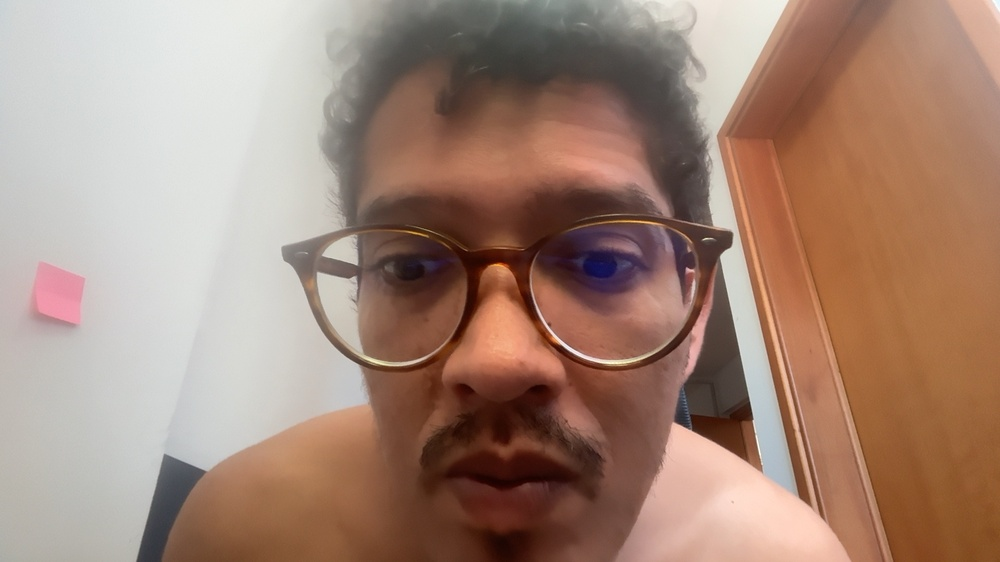
#> input picture foto.jpg, 1000 x 562 px, shrunk from 1920 x 1080 before the run
$ python -i iris_analysis.py   (imports and definitions only)
#> lines starting #> are read from the running program, lines starting #| are printed output that depends on the picture; after the words box and inside, x2 and y2 are one past the last pixel; in counts of white or black regions, pixels touching at a corner belong together
"""Analise de imagem da iris com tecnicas de visao computacional.

AVISO IMPORTANTE
----------------
A IRIDOLOGIA NAO E RECONHECIDA PELA CIENCIA como metodo diagnostico.
Revisoes sistematicas (p.ex. Ernst, 2000) concluiram que ela nao identifica
doencas de forma confiavel. Este modulo e EDUCACIONAL/EXPERIMENTAL: ele extrai
caracteristicas objetivas da imagem (cor, textura, padroes) e as descreve.
NADA AQUI E DIAGNOSTICO MEDICO. Consulte sempre um profissional de saude.
"""
from __future__ import annotations

from dataclasses import dataclass, field

import cv2
import numpy as np


@dataclass
class ResultadoIris:
    olho_detectado: bool
    centro: tuple[int, int] | None = None
    raio_iris: int | None = None
    raio_pupila: int | None = None
    cor_predominante: str = ""
    cor_bgr_media: tuple[int, int, int] | None = None
    textura_densidade: float = 0.0  # 0-1, fibras/linhas detectadas
    homogeneidade: float = 0.0       # 0-1, uniformidade da textura
    observacoes: list[str] = field(default_factory=list)


def _detectar_iris(gray: np.ndarray) -> tuple[int, int, int] | None:
    """Detecta a iris como um circulo via Hough. Retorna (x, y, r)."""
    blur = cv2.medianBlur(gray, 5)
    h, w = gray.shape
    minr = int(min(h, w) * 0.10)
    maxr = int(min(h, w) * 0.48)
    # Tenta com sensibilidade crescente (param2 menor = mais permissivo)
    for param2 in (45, 35, 25, 18):
        circ = cv2.HoughCircles(
            blur,
            cv2.HOUGH_GRADIENT,
            dp=1.2,
            minDist=h,
            param1=100,
            param2=param2,
            minRadius=minr,
            maxRadius=maxr,
        )
        if circ is not None:
            circ = np.uint16(np.around(circ))
            x, y, r = circ[0][0]
            return int(x), int(y), int(r)
    return None


def _nome_cor(bgr: tuple[float, float, float]) -> str:
    b, g, r = bgr
    hsv = cv2.cvtColor(np.uint8([[[b, g, r]]]), cv2.COLOR_BGR2HSV)[0][0]
    h, s, v = int(hsv[0]), int(hsv[1]), int(hsv[2])
    if v < 60:
        return "castanho muito escuro / preto"
    if s < 40:
        return "cinza / azul-acinzentado claro"
    if h < 15 or h >= 160:
        return "castanho avermelhado"
    if 15 <= h < 35:
        return "castanho / mel"
    if 35 <= h < 85:
        return "esverdeado / avela"
    if 85 <= h < 130:
        return "azul"
    return "indefinido"


def _mascara_anel(shape, centro, r_iris, r_pupila):
    mask = np.zeros(shape[:2], dtype=np.uint8)
    cv2.circle(mask, centro, r_iris, 255, -1)
    cv2.circle(mask, centro, r_pupila, 0, -1)
    return mask


def analisar_iris(imagem_bgr: np.ndarray) -> ResultadoIris:
    """Recebe um frame BGR (OpenCV) e retorna caracteristicas da iris."""
    gray = cv2.cvtColor(imagem_bgr, cv2.COLOR_BGR2GRAY)
    det = _detectar_iris(gray)

    if det is None:
        return ResultadoIris(
            olho_detectado=False,
            observacoes=[
                "Iris nao detectada. Aproxime o olho da camera, melhore a "
                "iluminacao e mantenha o olho centralizado e bem aberto."
            ],
        )

    x, y, r = det
    centro = (x, y)
    r_pupila = max(int(r * 0.30), 3)  # estimativa da pupila

    # Cor predominante no anel da iris (excluindo pupila)
    mask = _mascara_anel(imagem_bgr.shape, centro, r, r_pupila)
    media = cv2.mean(imagem_bgr, mask=mask)[:3]  # BGR
    cor_bgr = tuple(int(c) for c in media)
    cor = _nome_cor(media)

    # Textura: densidade de bordas (fibras) dentro da iris
    bordas = cv2.Canny(gray, 50, 150)
    bordas_iris = cv2.bitwise_and(bordas, bordas, mask=mask)
    n_pix = int(np.count_nonzero(mask))
    densidade = float(np.count_nonzero(bordas_iris)) / n_pix if n_pix else 0.0

    # Homogeneidade: 1 - desvio padrao normalizado da intensidade
    vals = gray[mask > 0].astype(np.float32)
    homog = float(1.0 - min(vals.std() / 128.0, 1.0)) if vals.size else 0.0

    obs: list[str] = []
    obs.append(f"Cor predominante observada: {cor}.")
    if densidade > 0.12:
        obs.append(
            "Trama de fibras densa/marcada (muitas linhas). "
            "Na iridologia tradicional associa-se a constituicao 'tensa' "
            "(SEM valor diagnostico)."
        )
    else:
        obs.append(
            "Trama de fibras mais lisa/uniforme. "
            "Na iridologia associa-se a constituicao 'relaxada' "
            "(SEM valor diagnostico)."
        )
    if homog < 0.5:
        obs.append(
            "Textura heterogenea: presenca de manchas/variacoes de tom "
            "(pode ser apenas reflexo, sombra ou foco)."
        )
    obs.append(
        "LEMBRETE: iridologia nao e validada cientificamente. "
        "Isto NAO e diagnostico medico."
    )

    return ResultadoIris(
        olho_detectado=True,
        centro=centro,
        raio_iris=r,
        raio_pupila=r_pupila,
        cor_predominante=cor,
        cor_bgr_media=cor_bgr,
        textura_densidade=round(densidade, 4),
        homogeneidade=round(homog, 4),
        observacoes=obs,
    )


# [8 lines left out: function desenhar_anotacoes, not called in this run]

>>> import cv2
>>> picture = cv2.imread('foto.jpg')
#> picture is the input picture: shape (562, 1000, 3); mean B, G, R 119.6, 134.7, 163.8
>>> result = analisar_iris(picture)
#> in analisar_iris, `gray = cv2.cvtColor(imagem_bgr, cv2.COLOR_BGR2GRAY)`:
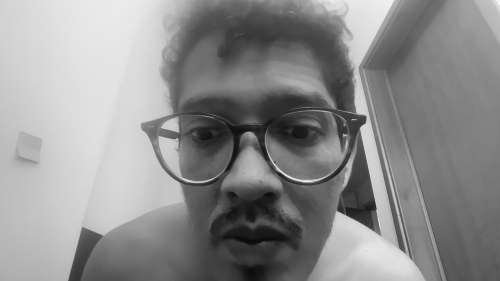
#> gray: shape (562, 1000) (shown at 1/2 size); min 9, max 254, mean 141.7
#> the loop in _detectar_iris, `for param2 in (45, 35, 25, 18):` made 1 pass
#> (x, y, r) on pass 1: (611, 277, 87)
#> after the loop in _detectar_iris, `for param2 in (45, 35, 25, 18):`: r = 87; x = 611; y = 277
#> in analisar_iris, `det = _detectar_iris(gray)`: det = (611, 277, 87)
#> in analisar_iris, `x, y, r = det`: x = 611; y = 277; r = 87
#> in analisar_iris, `centro = (x, y)`: centro = (611, 277)
#> in analisar_iris, `r_pupila = max(int(r * 0.30), 3)`: r_pupila = 26
#> in _mascara_anel, `cv2.circle(mask, centro, r_iris, 255, -1)`:
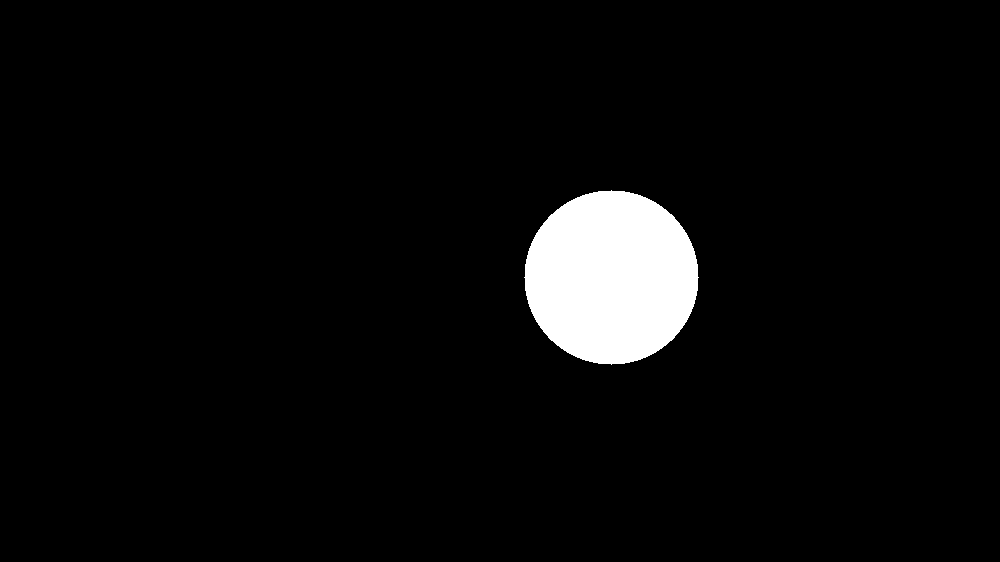
#> mask: shape (562, 1000); 4.2% white; 1 white region, box (x1, y1, x2, y2) and area: (524, 190, 699, 365) 23769
#> in _mascara_anel, `cv2.circle(mask, centro, r_pupila, 0, -1)`:
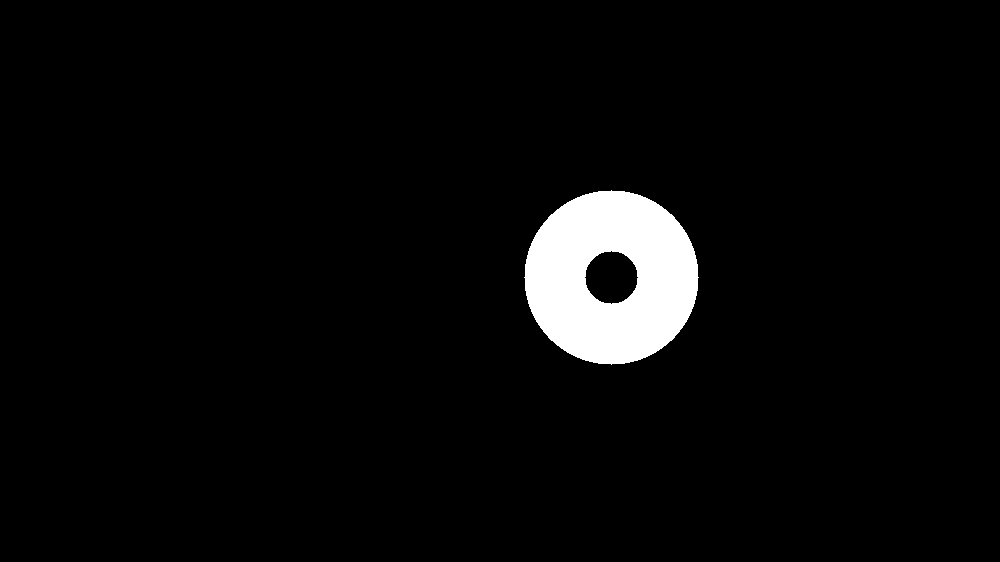
#> mask: shape (562, 1000); 3.9% white; 1 white region, box (x1, y1, x2, y2) and area: (524, 190, 699, 365) 21648
#> in analisar_iris, `media = cv2.mean(imagem_bgr, mask=mask)[:3]`: media = (78.17, 84.76, 125.8)
#> in analisar_iris, `cor_bgr = tuple(int(c) for c in media)`: cor_bgr = (78, 84, 125)
#> in _nome_cor, `b, g, r = bgr`: b = 78.17; g = 84.76; r = 125.8
#> in _nome_cor, `hsv = cv2.cvtColor(np.uint8([[[b, g, r]]]), cv2.COLOR_BGR2HSV)[0][0]`: hsv = [4, 96, 125]
#> in _nome_cor, `h, s, v = int(hsv[0]), int(hsv[1]), int(hsv[2])`: h = 4; s = 96; v = 125
#> in analisar_iris, `cor = _nome_cor(media)`: cor = 'castanho avermelhado'
#> in analisar_iris, `bordas = cv2.Canny(gray, 50, 150)`:
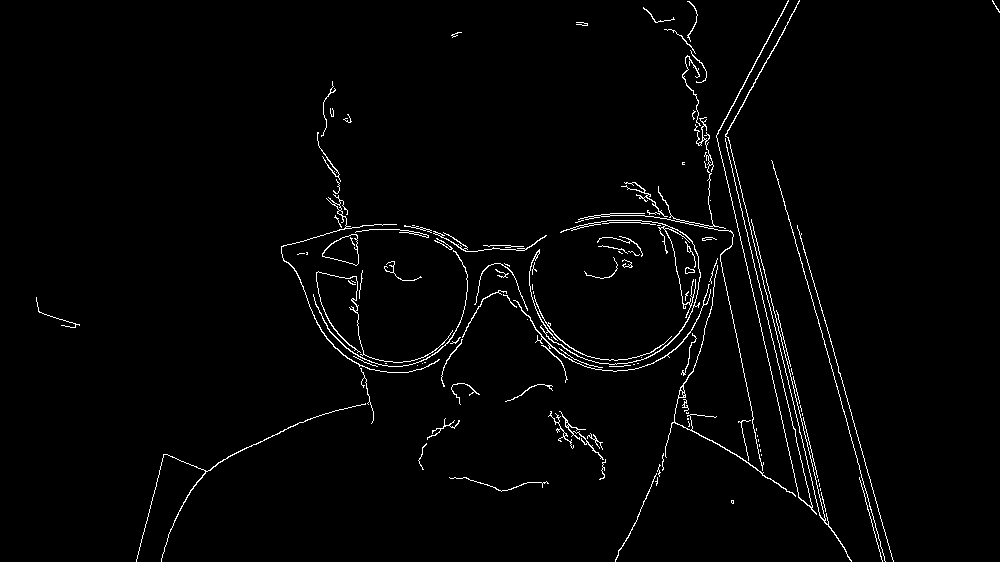
#> bordas: shape (562, 1000); 2% white in thin lines or dots
#> in analisar_iris, `bordas_iris = cv2.bitwise_and(bordas, bordas, mask=mask)`:
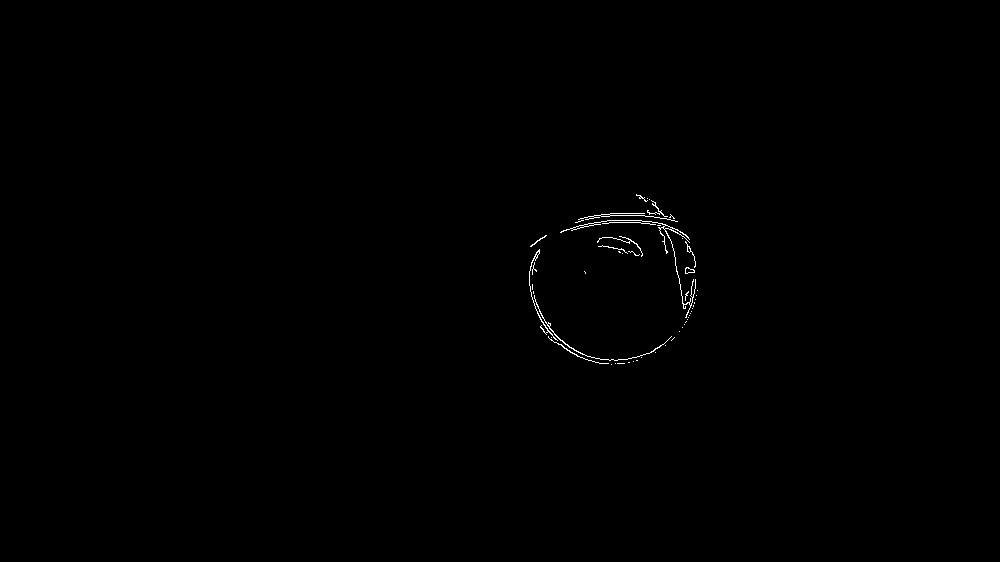
#> bordas_iris: shape (562, 1000); 0.26% white in thin lines or dots, all inside (x1, y1, x2, y2) = (529, 194, 698, 365)
#> in analisar_iris, `n_pix = int(np.count_nonzero(mask))`: n_pix = 21648
#> in analisar_iris, `densidade = float(np.count_nonzero(bordas_iris)) / n_pix if n_pix else..`: densidade = 0.0679
#> in analisar_iris, `homog = float(1.0 - min(vals.std() / 128.0, 1.0)) if vals.size else 0.0`: homog = 0.664

$ run again, on _t.jpg
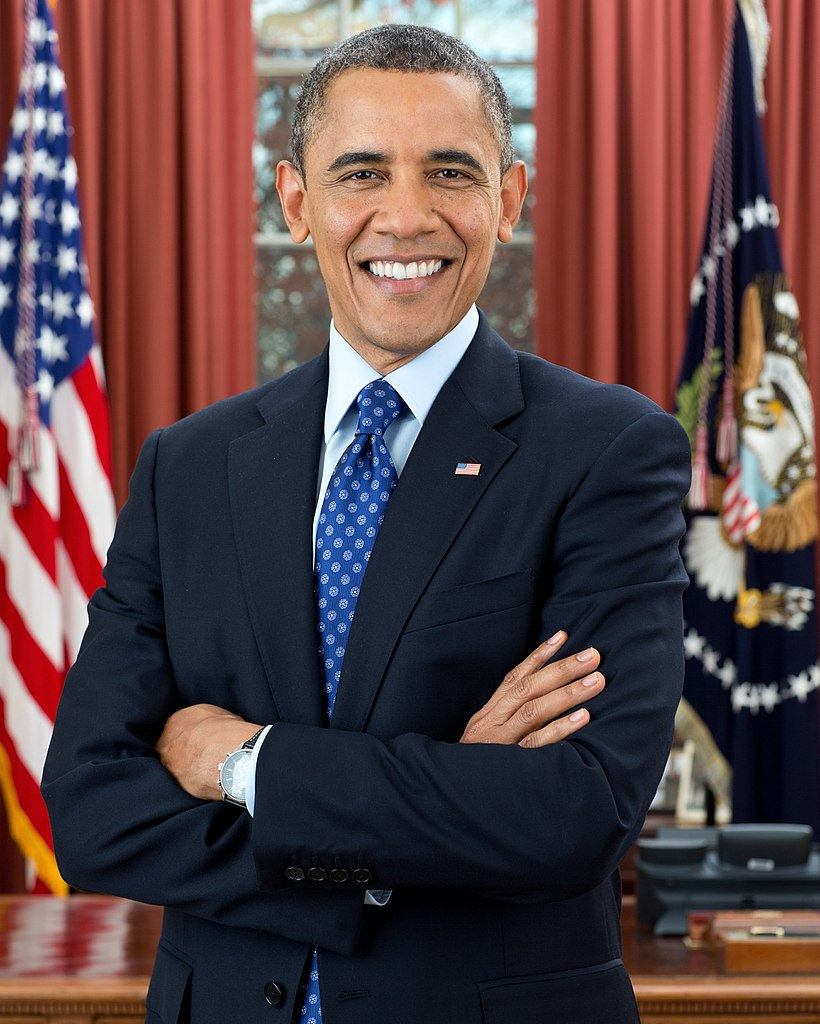
#> input picture _t.jpg, 820 x 1024 px
#> picture is the input picture: shape (1024, 820, 3); mean B, G, R 71.8, 69.9, 92.7
#> the loop in _detectar_iris, `for param2 in (45, 35, 25, 18):` made 1 pass
#> (x, y, r) on pass 1: (391, 399, 358)
#> after the loop in _detectar_iris, `for param2 in (45, 35, 25, 18):`: r = 358; x = 391; y = 399
#> det = (391, 399, 358)
#> in analisar_iris, `x, y, r = det`: x = 391; y = 399; r = 358
#> centro = (391, 399)
#> r_pupila = 107
#> in _mascara_anel, `cv2.circle(mask, centro, r_pupila, 0, -1)`:
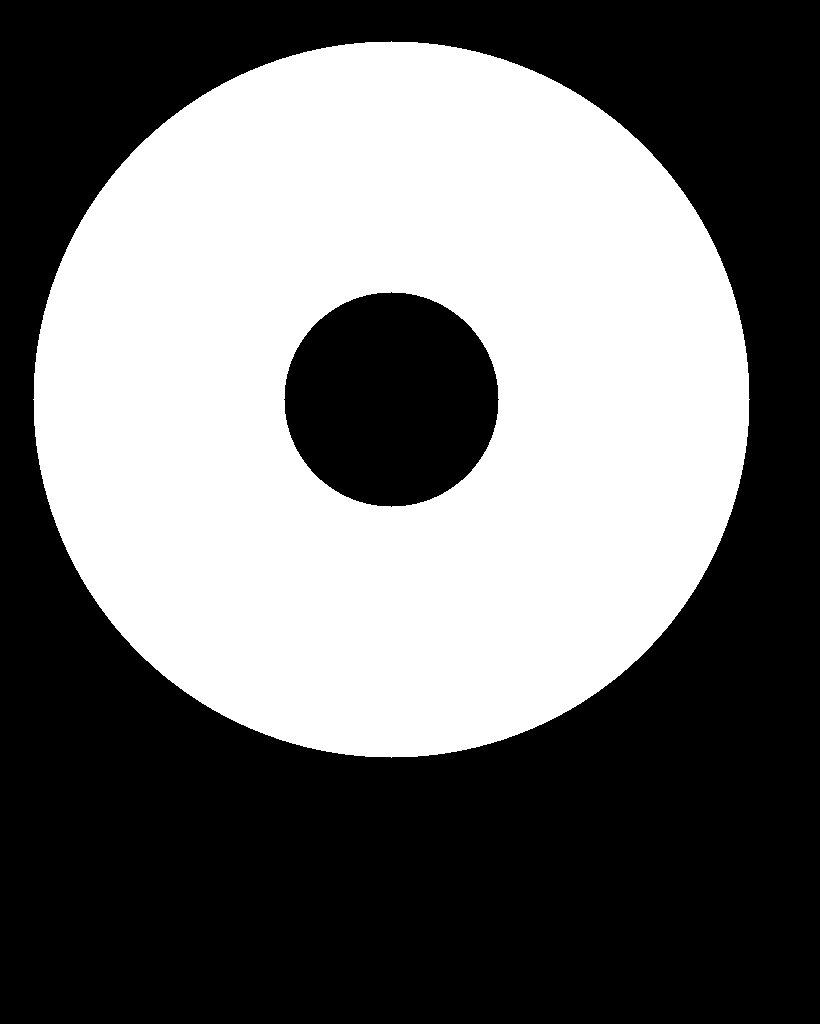
#> mask: shape (1024, 820); 43.7% white; 1 white region, box (x1, y1, x2, y2) and area: (33, 41, 750, 758) 366660
#> media = (72.54, 71.39, 98)
#> cor_bgr = (72, 71, 98)
#> in _nome_cor, `b, g, r = bgr`: b = 72.54; g = 71.39; r = 98
#> hsv = [179, 70, 98]
#> in _nome_cor, `h, s, v = int(hsv[0]), int(hsv[1]), int(hsv[2])`: h = 179; s = 70; v = 98
#> cor = 'castanho avermelhado'
#> bordas: shape (1024, 820); 6% white in thin lines or dots
#> in analisar_iris, `bordas_iris = cv2.bitwise_and(bordas, bordas, mask=mask)`:
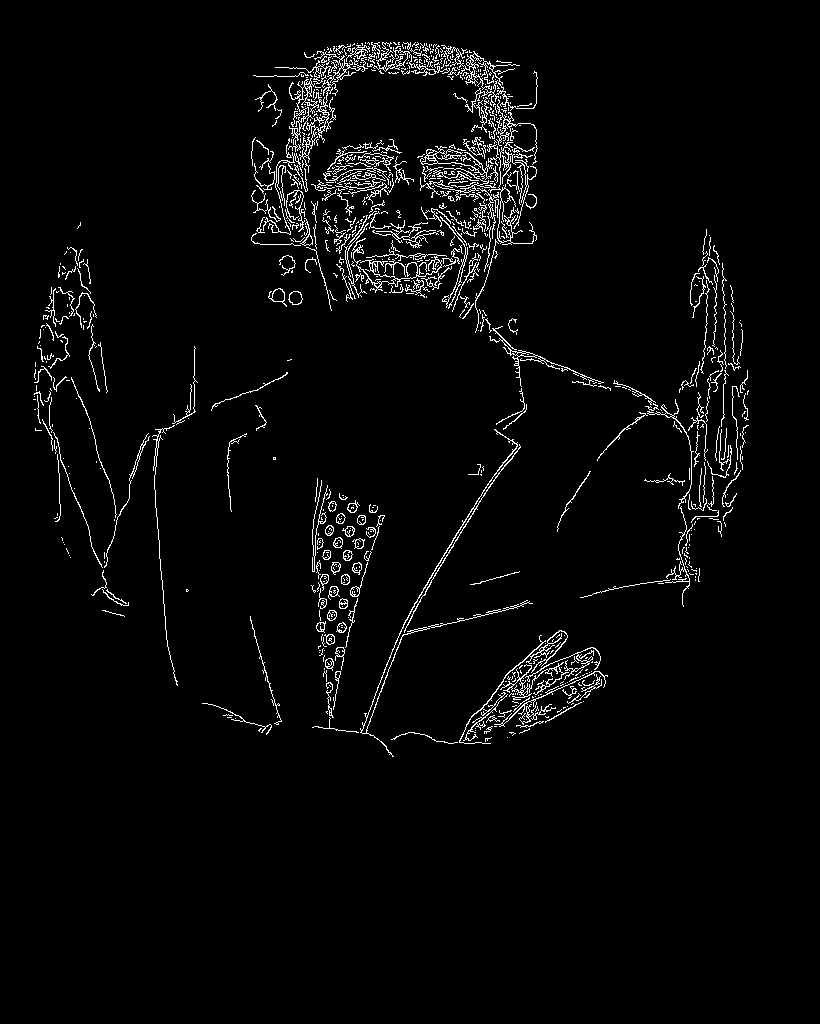
#> bordas_iris: shape (1024, 820); 3.1% white in thin lines or dots, all inside (x1, y1, x2, y2) = (33, 42, 749, 757)
#> n_pix = 366660
#> densidade = 0.0702
#> homog = 0.568
